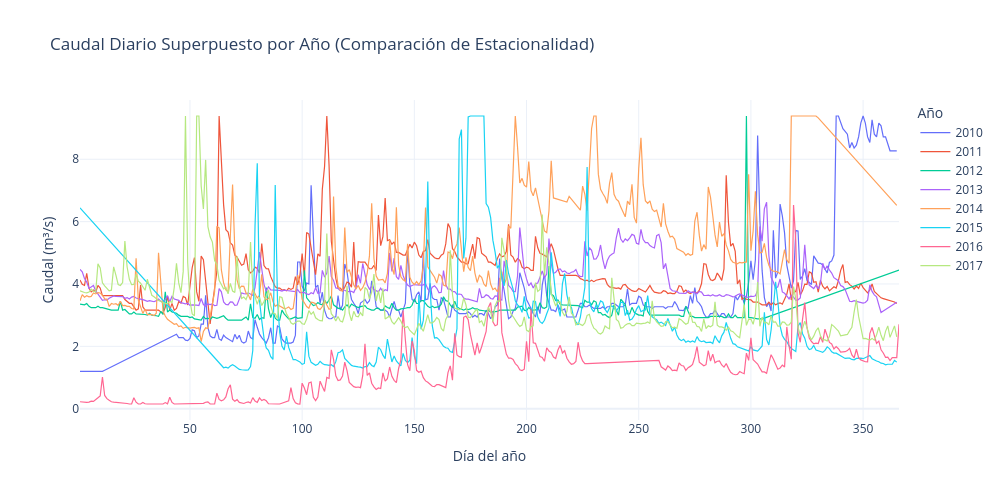

Source (notebook cell):
### Code cell
# Series superpuestas por año para comparar estacionalidad interanual
fig = go.Figure()

colores_anio = px.colors.qualitative.Plotly
for i, (anio, grupo) in enumerate(df.groupby("Año")):
    # Normalizar al día del año para superponer
    grupo_plot = grupo.copy()
    grupo_plot["DiaDelAnio"] = grupo_plot.index.dayofyear
    fig.add_trace(go.Scatter(
        x=grupo_plot["DiaDelAnio"], y=grupo_plot["Caudal"],
        mode="lines", name=str(anio),
        line=dict(width=1.2, color=colores_anio[i % len(colores_anio)]),
    ))

fig.update_layout(
    title="Caudal Diario Superpuesto por Año (Comparación de Estacionalidad)",
    xaxis_title="Día del año", yaxis_title="Caudal (m³/s)",
    width=1000, height=500,
    hovermode="x unified",
    legend_title="Año",
)
fig.show()

### Figure 1 — Plotly figure (JSON) as saved in the notebook; plotly's stock layout.template omitted (floating-point values rounded to 4 significant figures; data arrays with more than 128 entries replaced by an {"elided": "..."} marker saying what was removed)
{"data": [{"line": {"color": "#636EFA", "width": 1.2}, "mode": "lines", "name": "2010", "type": "scatter", "x": {"elided": "365 int values"}, "y": {"elided": "365 float values"}}, {"line": {"color": "#EF553B", "width": 1.2}, "mode": "lines", "name": "2011", "type": "scatter", "x": {"elided": "365 int values"}, "y": {"elided": "365 float values"}}, {"line": {"color": "#00CC96", "width": 1.2}, "mode": "lines", "name": "2012", "type": "scatter", "x": {"elided": "366 int values"}, "y": {"elided": "366 float values"}}, {"line": {"color": "#AB63FA", "width": 1.2}, "mode": "lines", "name": "2013", "type": "scatter", "x": {"elided": "365 int values"}, "y": {"elided": "365 float values"}}, {"line": {"color": "#FFA15A", "width": 1.2}, "mode": "lines", "name": "2014", "type": "scatter", "x": {"elided": "365 int values"}, "y": {"elided": "365 float values"}}, {"line": {"color": "#19D3F3", "width": 1.2}, "mode": "lines", "name": "2015", "type": "scatter", "x": {"elided": "365 int values"}, "y": {"elided": "365 float values"}}, {"line": {"color": "#FF6692", "width": 1.2}, "mode": "lines", "name": "2016", "type": "scatter", "x": {"elided": "366 int values"}, "y": {"elided": "366 float values"}}, {"line": {"color": "#B6E880", "width": 1.2}, "mode": "lines", "name": "2017", "type": "scatter", "x": {"elided": "365 int values"}, "y": {"elided": "365 float values"}}], "layout": {"height": 500, "hovermode": "x unified", "legend": {"title": {"text": "Año"}}, "title": {"text": "Caudal Diario Superpuesto por Año (Comparación de Estacionalidad)"}, "width": 1000, "xaxis": {"title": {"text": "Día del año"}}, "yaxis": {"title": {"text": "Caudal (m³/s)"}}}}
